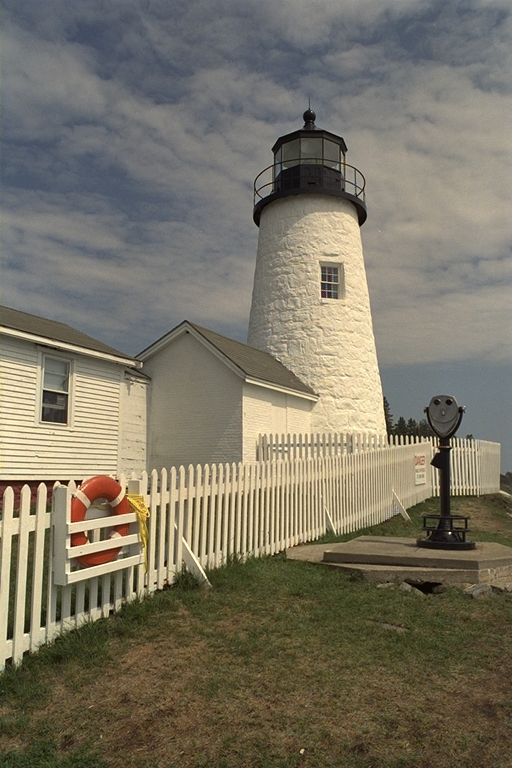
#> input picture tests/images/lighthouse.tif, 512 x 768 px
$ python -i amram.py   (imports and definitions only)
#> lines starting #> are read from the running program, lines starting #| are printed output that depends on the picture; after the words box and inside, x2 and y2 are one past the last pixel; in counts of white or black regions, pixels touching at a corner belong together
#!/usr/bin/env python3
# -*- coding: utf-8 -*-
r"""
MRF — diffusion edge-aware de la chrominance, inspirée des approches par
champ de Markov (implémentation propre du projet, aucun code tiers
repris).

Un démosaïçage MRF (Markov Random Field) au sens plein :
    - modélise la relation locale entre canaux (p.ex. lissage de la
      différence de couleur) ;
    - formule un coût / une énergie sur l'image ;
    - minimise (ou approxime) cette énergie en imposant la cohérence
      locale des différences chromatiques.

La vraie inférence MRF par belief propagation n'est pas praticable en
Python pur (trop lente) — cette implémentation en approxime l'esprit par
une formulation quadratique locale (les différences R-G et B-G varient
lentement), résolue par diffusion itérative edge-aware (poids réduit sur
les forts gradients) :

.. math::

    E(R, B) = \sum_{i,j} \bigl[(R_{ij} - G_{ij} - c_{R,ij})^2 + (B_{ij} - G_{ij} - c_{B,ij})^2\bigr] \\
            + \lambda \sum_{(i,j),(k,l) \in \text{neighbors}} w_{ij,kl} \bigl[(c_{R,ij} - c_{R,kl})^2 + (c_{B,ij} - c_{B,kl})^2\bigr]

où :math:`c_R = R - G` et :math:`c_B = B - G` sont les cartes de
chrominance, :math:`w_{ij,kl}` des poids edge-aware pénalisant le
lissage à travers les forts gradients du vert, et :math:`\lambda`
contrôle la force du terme de lissage. En pratique : le vert est
interpolé en premier (bilinéaire), puis les cartes de chrominance sont
lissées par points fixes successifs en imposant les échantillons connus
au capteur.

Limite : motif Bayer RGGB uniquement (``compute_masks``).
"""
from __future__ import annotations

from typing import Tuple

import numpy as np
from scipy.ndimage import convolve

__all__ = ["mrf_demosaic"]


def compute_masks(shape: Tuple[int, int]) -> Tuple[np.ndarray, np.ndarray, np.ndarray]:
    """
    Construit les masques R, G, B d'un motif de Bayer RGGB.

    Parameters
    ----------
    shape : Tuple[int, int]
        Forme de l'image (hauteur, largeur).

    Returns
    -------
    Tuple[np.ndarray, np.ndarray, np.ndarray]
        Masques R, G, B.
    """
    r_mask = np.zeros(shape, dtype=np.float32)
    g_mask = np.zeros(shape, dtype=np.float32)
    b_mask = np.zeros(shape, dtype=np.float32)

    r_mask[0::2, 0::2] = 1
    g_mask[0::2, 1::2] = 1
    g_mask[1::2, 0::2] = 1
    b_mask[1::2, 1::2] = 1
    return r_mask, g_mask, b_mask


def interpolate_green_bilinear(image: np.ndarray, g_mask: np.ndarray) -> np.ndarray:
    """Interpolation bilinéaire du canal vert."""
    green_kernel = np.array([
        [0, 0.25, 0],
        [0.25, 0, 0.25],
        [0, 0.25, 0]
    ], dtype=np.float32)

    green = image * g_mask
    bilinear = convolve(green, green_kernel, mode='mirror')
    green += bilinear * (1 - g_mask)
    return np.clip(green, 0, 1)


def mrf_diffusion(
    chroma: np.ndarray,
    mask: np.ndarray,
    edge_weight: np.ndarray,
    num_iter: int = 20,
    lam: float = 0.2
) -> np.ndarray:
    """
    Diffusion edge-aware itérative d'une carte de chrominance.

    Parameters
    ----------
    chroma : np.ndarray
        Carte de chrominance initiale (p.ex. R - G).
    mask : np.ndarray
        Masque des échantillons connus (1 si mesuré, 0 sinon).
    edge_weight : np.ndarray
        Carte de poids edge-aware.
    num_iter : int
        Nombre d'itérations de diffusion. Par défaut ``20``.
    lam : float
        Poids de régularisation. Par défaut ``0.2``.

    Returns
    -------
    np.ndarray
        Carte de chrominance diffusée.
    """
    kernel = np.array([
        [0, 1, 0],
        [1, 0, 1],
        [0, 1, 0]
    ], dtype=np.float32)

    result = chroma.copy()
    for _ in range(num_iter):
        neighbor_sum = convolve(result * edge_weight, kernel, mode='mirror')
        weight_sum = convolve(edge_weight, kernel, mode='mirror')
        updated = (result * mask + lam * neighbor_sum / (weight_sum + 1e-4) * (1 - mask)) / (mask + lam * (1 - mask))
        result = np.clip(updated, -0.5, 0.5)  # Limite l'excursion de chrominance
    return result


def mrf_demosaic(image: np.ndarray) -> np.ndarray:
    """
    Dématriçe une mosaïque Bayer RGGB par diffusion edge-aware de la chrominance.

    Parameters
    ----------
    image : np.ndarray
        Mosaïque Bayer 2D, normalisée dans ``[0, 1]``.

    Returns
    -------
    np.ndarray
        Image RGB démosaïquée, forme ``(H, W, 3)``.
    """
    r_mask, g_mask, b_mask = compute_masks(image.shape)

    # 1. Estimation du vert
    green = interpolate_green_bilinear(image, g_mask)

    # 2. Poids edge-aware à partir des gradients du vert
    gx_kernel = np.array([
        [0, 0, 0],
        [-1, 0, 1],
        [0, 0, 0]
    ], dtype=np.float32)
    gy_kernel = gx_kernel.T
    grad_x = np.abs(convolve(green, gx_kernel, mode='mirror'))
    grad_y = np.abs(convolve(green, gy_kernel, mode='mirror'))
    grad_mag = grad_x + grad_y
    edge_weight = np.exp(-5 * grad_mag)

    # 3. Cartes de chrominance initiales
    red_init = image * r_mask
    blue_init = image * b_mask
    chrom_r = (red_init - green) * r_mask
    chrom_b = (blue_init - green) * b_mask

    # 4. Diffusion des cartes de chrominance
    chrom_r_smooth = mrf_diffusion(chrom_r, r_mask, edge_weight)
    chrom_b_smooth = mrf_diffusion(chrom_b, b_mask, edge_weight)

    # 5. Recombinaison
    red_full = green + chrom_r_smooth
    blue_full = green + chrom_b_smooth

    # Restauration des échantillons d'origine
    red_full = red_full * (1 - r_mask) + red_init
    blue_full = blue_full * (1 - b_mask) + blue_init

    rgb = np.stack([np.clip(red_full, 0, 1),
                     np.clip(green, 0, 1),
                     np.clip(blue_full, 0, 1)], axis=-1)
    return rgb

>>> import cv2
>>> picture = cv2.imread('../../../../../tests/images/lighthouse.tif', cv2.IMREAD_GRAYSCALE)
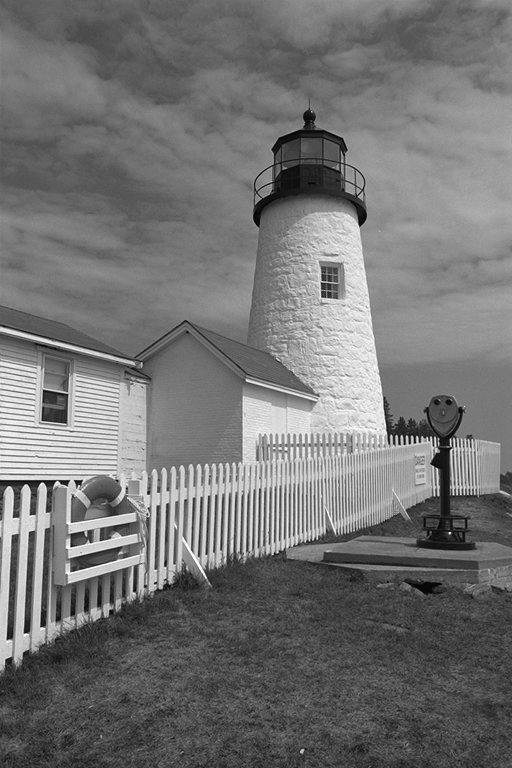
#> picture: shape (768, 512); min 0, max 252, mean 115.7
>>> result = mrf_demosaic(picture)
#> in interpolate_green_bilinear, `return np.clip(green, 0, 1)`:
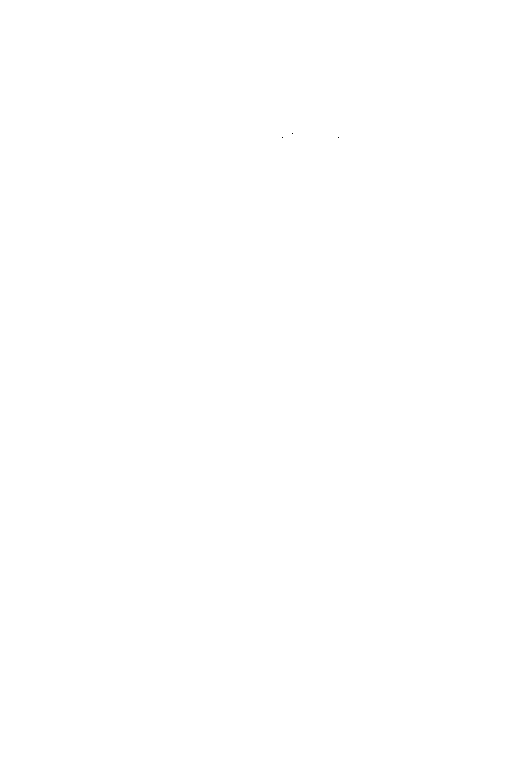
#> returned value: shape (768, 512) float32; values 0 (black) and 1 (white), 100% white; black in thin lines or dots, all inside (x1, y1, x2, y2) = (282, 133, 339, 138)
#> in mrf_demosaic, `grad_x = np.abs(convolve(green, gx_kernel, mode='mirror'))`: grad_x: shape (768, 512) float32; values 0 (black) and 1 (white), 0% white in thin lines or dots, all inside (x1, y1, x2, y2) = (281, 133, 340, 138)
#> in mrf_demosaic, `grad_y = np.abs(convolve(green, gy_kernel, mode='mirror'))`: grad_y: shape (768, 512) float32; values 0 (black) and 1 (white), 0% white in thin lines or dots, all inside (x1, y1, x2, y2) = (282, 132, 339, 139)
#> in mrf_demosaic, `grad_mag = grad_x + grad_y`: grad_mag: shape (768, 512) float32; values 0 (black) and 1 (white), 0% white in thin lines or dots, all inside (x1, y1, x2, y2) = (281, 132, 340, 139)
#> in mrf_demosaic, `blue_init = image * b_mask`:
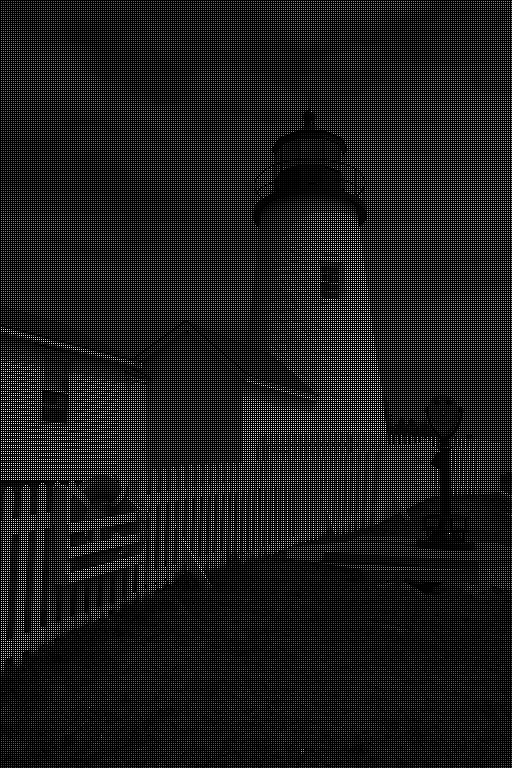
#> blue_init: shape (768, 512) float32; min 0, max 252, mean 28.9
#> the loop in mrf_diffusion, `for _ in range(num_iter):` made 20 passes
#> pass 1, in mrf_diffusion, `result = np.clip(updated, -0.5, 0.5)  # Limite l'excursion de chromina..`:
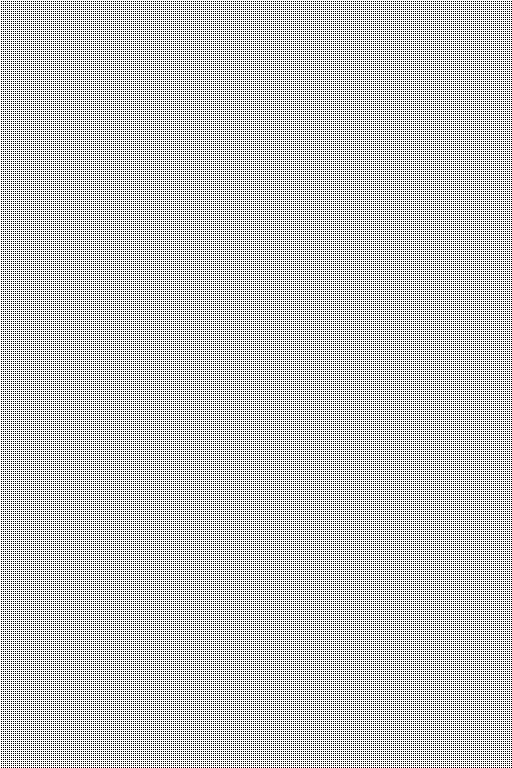
#> result: shape (768, 512) float32; values 0 (black) and 0.5 (white), 75% white; black in thin lines or dots
#> the loop in mrf_diffusion (call 2), `for _ in range(num_iter):` made 20 passes
#> pass 1, in mrf_diffusion (call 2), `updated = (result * mask + lam * neighbor_sum / (weight_sum + 1e-4) * ..`:
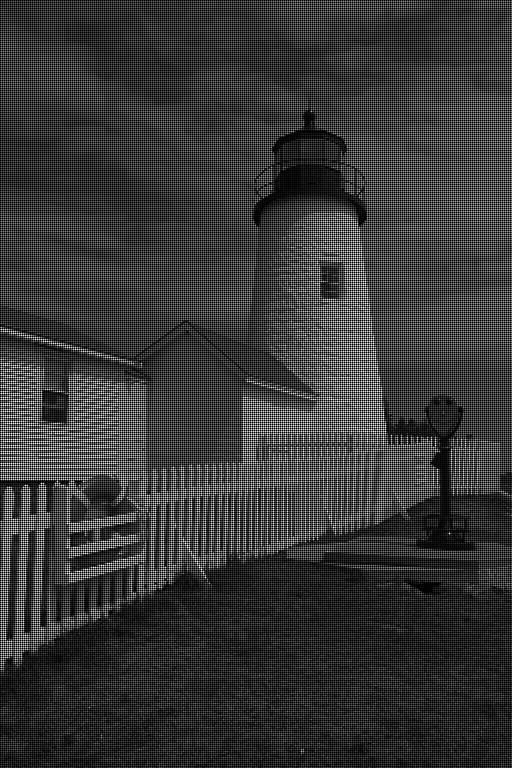
#> updated: shape (768, 512) float32; min 0, max 251, mean 57.3
#> pass 1, in mrf_diffusion (call 2), `result = np.clip(updated, -0.5, 0.5)  # Limite l'excursion de chromina..`:
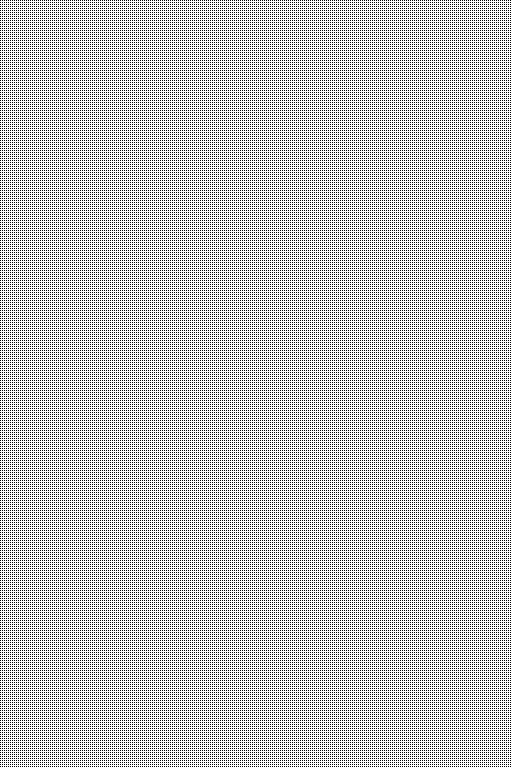
#> result: shape (768, 512) float32; values 0 (black) and 0.5 (white), 75% white; black in thin lines or dots
#> pass 2, in mrf_diffusion (call 2), `neighbor_sum = convolve(result * edge_weight, kernel, mode='mirror')`:
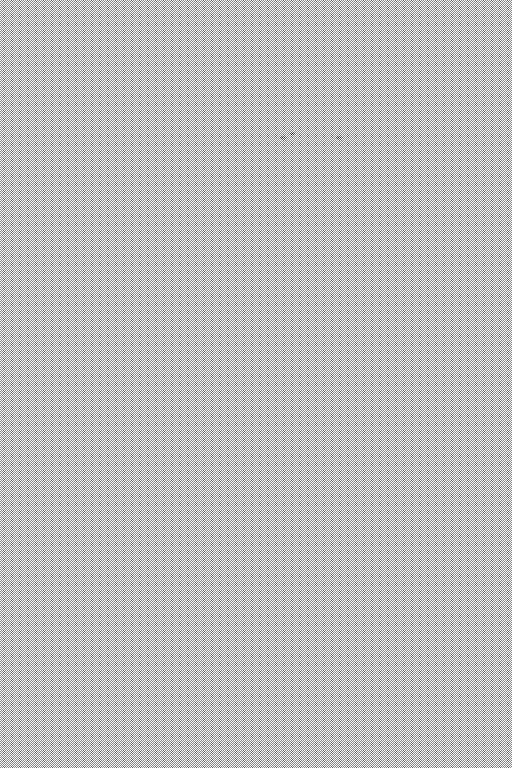
#> neighbor_sum: shape (768, 512) float32; min 0.00674, max 2, mean 1.5; drawn with min black and max white
